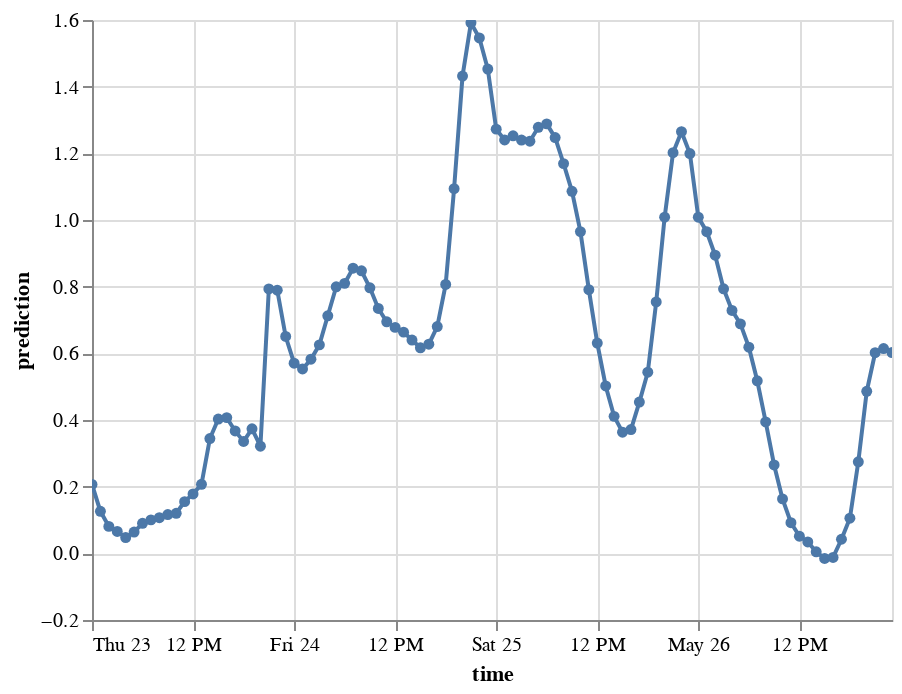

Notebook cell for this chart:
### Code cell
# Importing Altair for interactive visualization
import altair as alt

# Create Altair chart with line and dots
chart = alt.Chart(predictions_df).mark_line(point=True).encode(
    x='time:T', 
    y='prediction:Q', 
    # Adding tooltips for interactive information display
    tooltip=[alt.Tooltip('time:T', title='Date', format='%Y-%m-%d'), 
             alt.Tooltip('time:T', title='Time', format='%H:%M'), 
             alt.Tooltip('prediction:Q', title='Spot Price (DKK)', format='.2f')
            ]
)
 
# Display the chart
chart.interactive()

### Figure 1 — Vega-Lite specification as saved in the notebook (floating-point values rounded to 4 significant figures)
{"config": {"view": {"continuousWidth": 400, "continuousHeight": 300}}, "data": {"name": "data-42edaaf1de326b5eac7d370a02b00f1f"}, "mark": {"type": "line", "point": true}, "encoding": {"tooltip": [{"field": "time", "format": "%Y-%m-%d", "title": "Date", "type": "temporal"}, {"field": "time", "format": "%H:%M", "title": "Time", "type": "temporal"}, {"field": "prediction", "format": ".2f", "title": "Spot Price (DKK)", "type": "quantitative"}], "x": {"field": "time", "type": "temporal"}, "y": {"field": "prediction", "type": "quantitative"}}, "selection": {"selector001": {"type": "interval", "bind": "scales", "encodings": ["x", "y"]}}, "$schema": "https://vega.github.io/schema/vega-lite/v4.17.0.json", "datasets": {"data-42edaaf1de326b5eac7d370a02b00f1f": [{"prediction": 0.2066, "time": "2024-05-23T00:00:00"}, {"prediction": 0.126, "time": "2024-05-23T01:00:00"}, {"prediction": 0.08085, "time": "2024-05-23T02:00:00"}, {"prediction": 0.06566, "time": "2024-05-23T03:00:00"}, {"prediction": 0.04745, "time": "2024-05-23T04:00:00"}, {"prediction": 0.06391, "time": "2024-05-23T05:00:00"}, {"prediction": 0.09014, "time": "2024-05-23T06:00:00"}, {"prediction": 0.1004, "time": "2024-05-23T07:00:00"}, {"prediction": 0.1068, "time": "2024-05-23T08:00:00"}, {"prediction": 0.1164, "time": "2024-05-23T09:00:00"}, {"prediction": 0.1202, "time": "2024-05-23T10:00:00"}, {"prediction": 0.1551, "time": "2024-05-23T11:00:00"}, {"prediction": 0.1782, "time": "2024-05-23T12:00:00"}, {"prediction": 0.2072, "time": "2024-05-23T13:00:00"}, {"prediction": 0.3443, "time": "2024-05-23T14:00:00"}, {"prediction": 0.4029, "time": "2024-05-23T15:00:00"}, {"prediction": 0.4072, "time": "2024-05-23T16:00:00"}, {"prediction": 0.3671, "time": "2024-05-23T17:00:00"}, {"prediction": 0.3356, "time": "2024-05-23T18:00:00"}, {"prediction": 0.3735, "time": "2024-05-23T19:00:00"}, {"prediction": 0.3214, "time": "2024-05-23T20:00:00"}, {"prediction": 0.793, "time": "2024-05-23T21:00:00"}, {"prediction": 0.7894, "time": "2024-05-23T22:00:00"}, {"prediction": 0.6505, "time": "2024-05-23T23:00:00"}, {"prediction": 0.5705, "time": "2024-05-24T00:00:00"}, {"prediction": 0.553, "time": "2024-05-24T01:00:00"}, {"prediction": 0.5824, "time": "2024-05-24T02:00:00"}, {"prediction": 0.6254, "time": "2024-05-24T03:00:00"}, {"prediction": 0.7126, "time": "2024-05-24T04:00:00"}, {"prediction": 0.7996, "time": "2024-05-24T05:00:00"}, {"prediction": 0.8099, "time": "2024-05-24T06:00:00"}, {"prediction": 0.8555, "time": "2024-05-24T07:00:00"}, {"prediction": 0.8475, "time": "2024-05-24T08:00:00"}, {"prediction": 0.7966, "time": "2024-05-24T09:00:00"}, {"prediction": 0.7346, "time": "2024-05-24T10:00:00"}, {"prediction": 0.6945, "time": "2024-05-24T11:00:00"}, {"prediction": 0.6778, "time": "2024-05-24T12:00:00"}, {"prediction": 0.6636, "time": "2024-05-24T13:00:00"}, {"prediction": 0.6398, "time": "2024-05-24T14:00:00"}, {"prediction": 0.6165, "time": "2024-05-24T15:00:00"}, {"prediction": 0.6276, "time": "2024-05-24T16:00:00"}, {"prediction": 0.6803, "time": "2024-05-24T17:00:00"}, {"prediction": 0.8068, "time": "2024-05-24T18:00:00"}, {"prediction": 1.094, "time": "2024-05-24T19:00:00"}, {"prediction": 1.432, "time": "2024-05-24T20:00:00"}, {"prediction": 1.592, "time": "2024-05-24T21:00:00"}, {"prediction": 1.546, "time": "2024-05-24T22:00:00"}, {"prediction": 1.453, "time": "2024-05-24T23:00:00"}, {"prediction": 1.273, "time": "2024-05-25T00:00:00"}, {"prediction": 1.24, "time": "2024-05-25T01:00:00"}, {"prediction": 1.252, "time": "2024-05-25T02:00:00"}, {"prediction": 1.24, "time": "2024-05-25T03:00:00"}, {"prediction": 1.236, "time": "2024-05-25T04:00:00"}, {"prediction": 1.278, "time": "2024-05-25T05:00:00"}, {"prediction": 1.288, "time": "2024-05-25T06:00:00"}, {"prediction": 1.247, "time": "2024-05-25T07:00:00"}, {"prediction": 1.169, "time": "2024-05-25T08:00:00"}, {"prediction": 1.086, "time": "2024-05-25T09:00:00"}, {"prediction": 0.9651, "time": "2024-05-25T10:00:00"}, {"prediction": 0.7911, "time": "2024-05-25T11:00:00"}, {"prediction": 0.6309, "time": "2024-05-25T12:00:00"}, {"prediction": 0.5021, "time": "2024-05-25T13:00:00"}, {"prediction": 0.4109, "time": "2024-05-25T14:00:00"}, {"prediction": 0.3635, "time": "2024-05-25T15:00:00"}, {"prediction": 0.3714, "time": "2024-05-25T16:00:00"}, {"prediction": 0.4537, "time": "2024-05-25T17:00:00"}, {"prediction": 0.5433, "time": "2024-05-25T18:00:00"}, {"prediction": 0.7543, "time": "2024-05-25T19:00:00"}, {"prediction": 1.009, "time": "2024-05-25T20:00:00"}, {"prediction": 1.202, "time": "2024-05-25T21:00:00"}, {"prediction": 1.265, "time": "2024-05-25T22:00:00"}, {"prediction": 1.199, "time": "2024-05-25T23:00:00"}, {"prediction": 1.008, "time": "2024-05-26T00:00:00"}, {"prediction": 0.9649, "time": "2024-05-26T01:00:00"}, {"prediction": 0.8943, "time": "2024-05-26T02:00:00"}, {"prediction": 0.7937, "time": "2024-05-26T03:00:00"}, {"prediction": 0.7287, "time": "2024-05-26T04:00:00"}, {"prediction": 0.6884, "time": "2024-05-26T05:00:00"}, {"prediction": 0.6185, "time": "2024-05-26T06:00:00"}, {"prediction": 0.5177, "time": "2024-05-26T07:00:00"}, {"prediction": 0.3941, "time": "2024-05-26T08:00:00"}, {"prediction": 0.2651, "time": "2024-05-26T09:00:00"}, {"prediction": 0.1633, "time": "2024-05-26T10:00:00"}, {"prediction": 0.09191, "time": "2024-05-26T11:00:00"}, {"prediction": 0.05149, "time": "2024-05-26T12:00:00"}, {"prediction": 0.03419, "time": "2024-05-26T13:00:00"}, {"prediction": 0.004449, "time": "2024-05-26T14:00:00"}, {"prediction": -0.01548, "time": "2024-05-26T15:00:00"}, {"prediction": -0.0122, "time": "2024-05-26T16:00:00"}, {"prediction": 0.04225, "time": "2024-05-26T17:00:00"}, {"prediction": 0.1053, "time": "2024-05-26T18:00:00"}, {"prediction": 0.2746, "time": "2024-05-26T19:00:00"}, {"prediction": 0.4862, "time": "2024-05-26T20:00:00"}, {"prediction": 0.6019, "time": "2024-05-26T21:00:00"}, {"prediction": 0.6143, "time": "2024-05-26T22:00:00"}, {"prediction": 0.6024, "time": "2024-05-26T23:00:00"}]}}
